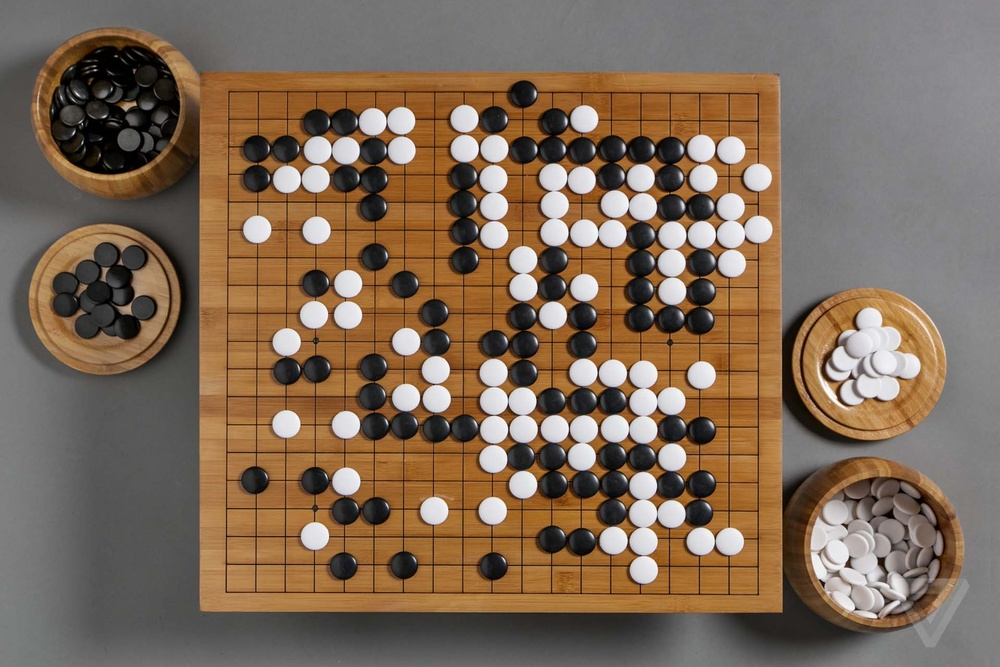
#> input picture data/akrales-160307-0970-a-0127-0.jpg, 1000 x 667 px, shrunk from 1920 x 1280 before the run, found by its file name
$ jupyter execute --allow-errors goBoard.ipynb
#> lines starting #> are read from the running program, lines starting #| are printed output that depends on the picture
[cell 1]
import cv2
import numpy as np
import pandas as pd
import matplotlib.pyplot as plt

[cell 2]
img = cv2.imread("goBoard.png")

#> (a cell that did not finish here is left out)

##Go Board Detection

#> (a cell that did not finish here is left out)

##Detection Go Board with Stones

[cell 5]
img_stones = cv2.imread("akrales-160307-0970-a-0127-0.jpg")
#> img_stones is the input picture: shape (667, 1000, 3); mean B, G, R 88, 106.4, 126.9

[cell 6]
plt.imshow(img_stones)

[cell 7]
gray1 = cv2.cvtColor(img_stones,cv2.COLOR_BGR2GRAY)
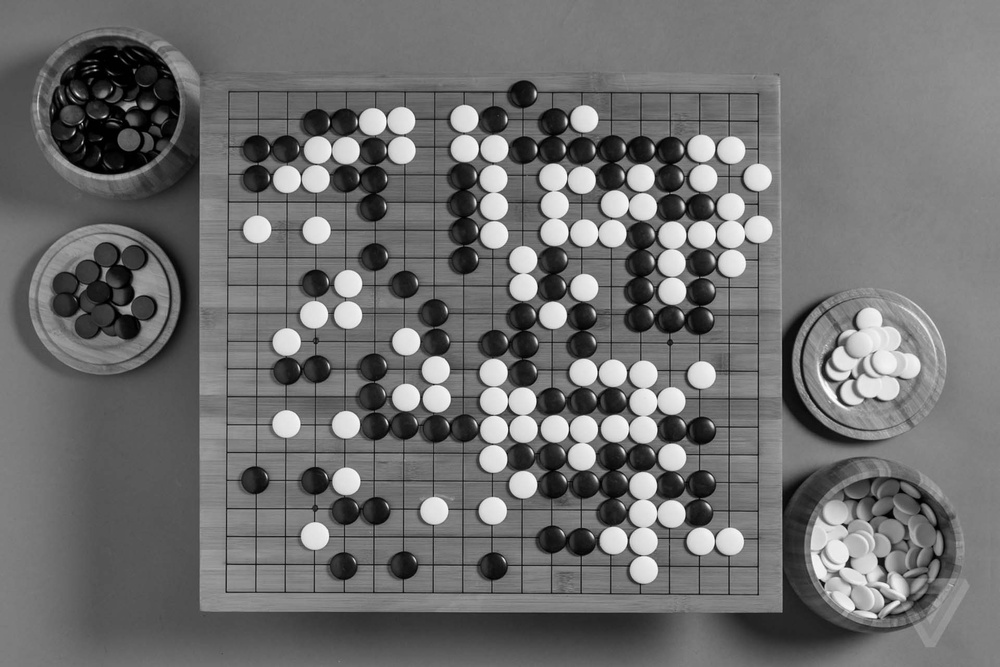
#> gray1: shape (667, 1000); min 0, max 255, mean 110.5
circles1 = cv2.HoughCircles(gray1,cv2.HOUGH_GRADIENT,1,10,param1=180,param2=27,minRadius=20,maxRadius=60)
#> circles1 = 115 rows, first 8: [878.5, 533.5, 57.2], [864.5, 556.5, 58.3], [865.5, 576.5, 45], [884.5, 545.5, 58.3], [111.5, 294.5, 59.4], [871.5, 565.5, 52.8], [866.5, 534.5, 58.3], [857.5, 362.5, 58.3]
circles1 = np.uint16(np.around(circles1))
#> circles1 = 115 rows, first 8: [878, 534, 57], [864, 556, 58], [866, 576, 45], [884, 546, 58], [112, 294, 59], [872, 566, 53], [866, 534, 58], [858, 362, 58]
#> (the rest of this cell did not finish here and is left out)

Real Board Sample

[cell 8]
img_real_stones = cv2.imread("weiqi12.jpg")
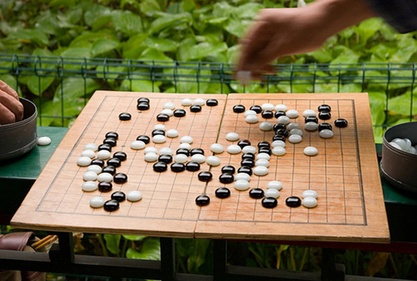
#> input picture data/weiqi12.jpg, 417 x 281 px, shrunk from 800 x 540 before the run, found by its file name
#> img_real_stones is the input picture: shape (281, 417, 3); mean B, G, R 74, 109.7, 118.7

[cell 9]
gray_real = cv2.cvtColor(img_real_stones,cv2.COLOR_BGR2GRAY)
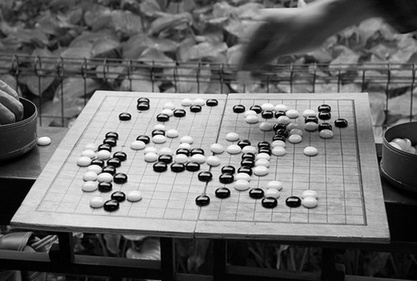
#> gray_real: shape (281, 417); min 0, max 255, mean 108.3
circles_real = cv2.HoughCircles(gray_real,cv2.HOUGH_GRADIENT,1,10,param1=180,param2=27,minRadius=20,maxRadius=60)
#> circles_real = 171 rows, first 8: [300.5, 156.5, 58.3], [206.5, 114.5, 58.3], [178.5, 107.5, 58.3], [285.5, 138.5, 59.4], [287.5, 157.5, 53.9], [232.5, 131.5, 58.3], [135.5, 121.5, 58.3], [299.5, 166.5, 58.3]
circles_real = np.uint16(np.around(circles_real))
#> circles_real = 171 rows, first 8: [300, 156, 58], [206, 114, 58], [178, 108, 58], [286, 138, 59], [288, 158, 54], [232, 132, 58], [136, 122, 58], [300, 166, 58]
#> (the rest of this cell did not finish here and is left out)
